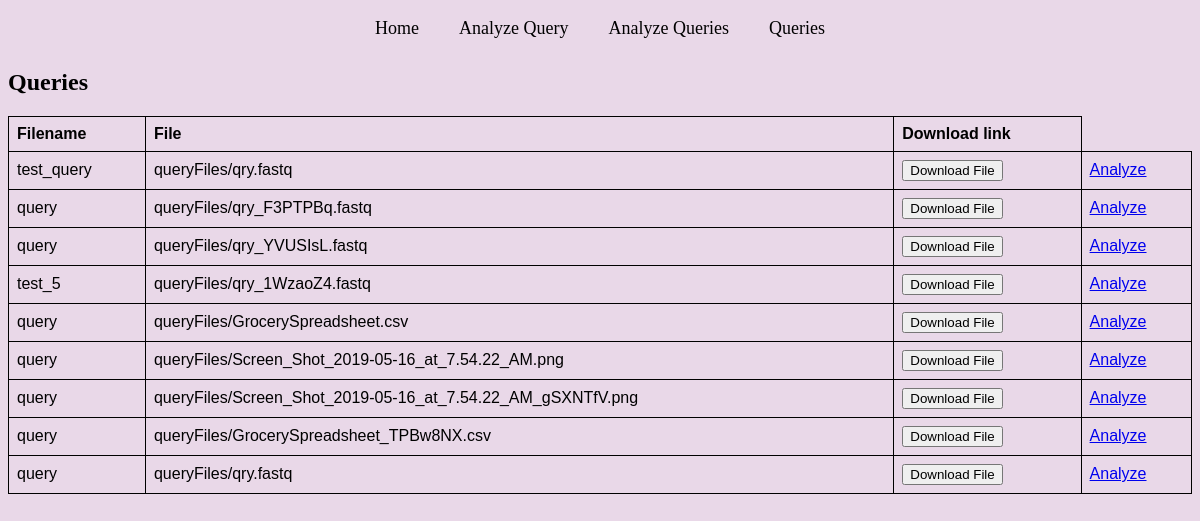
Before: /query/query_list/ with the older database file.
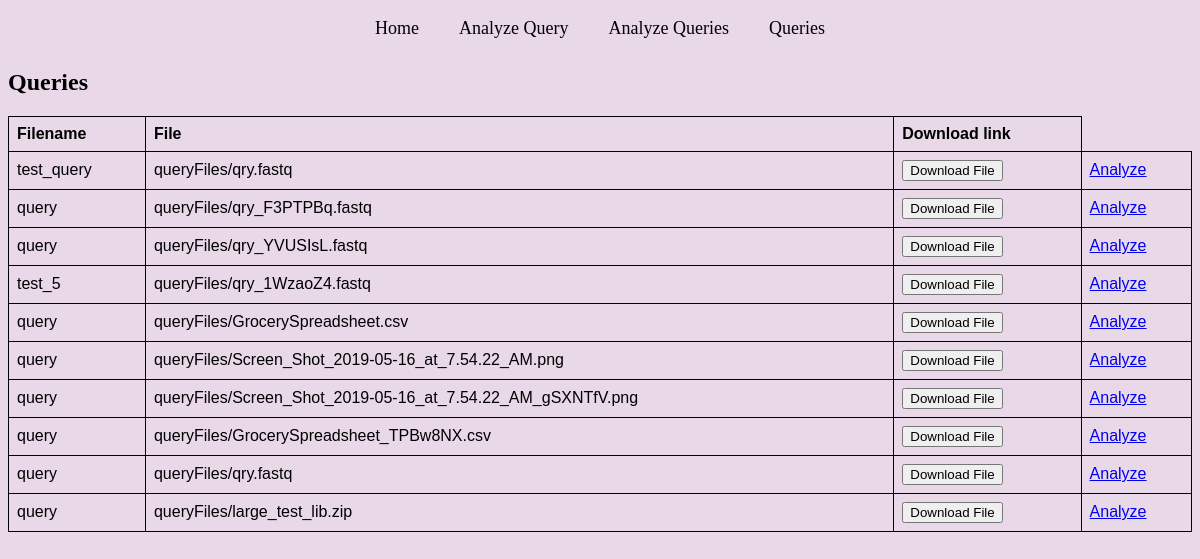
After: the same page with the newer database file.
### queries/models.py (models this page shows, shortened)
class Query(models.Model):
    fileName = models.CharField(max_length=100, default='query')
    queryFile = models.FileField(upload_to='queryFiles/', null=True, blank=True)
    query_collection = models.ForeignKey(Queries, on_delete=models.CASCADE, null=True)

### queries/views.py (the view)
# urls.py: path('query_list/', views.query_list, name='query_list'),
def query_list(request):
    queries = Query.objects.all()
    context = {
        'queries': queries,
        'empty': len(queries) == 0
    }
    return render(request, 'queries/query_list.html', context)

### queries/templates/queries/query_list.html
{% extends 'base.html' %}
{% block content %}
    {% if empty %}
        <h2>There are no queries.</h2>
    {% else %}
        <h2>Queries</h2>
        <table class="table">
            <thead>
            <tr>
                <th>Filename</th>
                <th>File</th>
                <th>Download link</th>
            </tr>
            </thead>
            <tbody>
                {% for query in queries %}
                <tr>
                    <td> {{ query.fileName }}</td>
                    <td> {{ query.queryFile }}</td>
                    <td>
                        <a href="{{ query.queryFile.url }}"><button>Download File</button></a>
                    </td>
                    <td>
                        <a href="{% url 'queries:analyze' query_id=query.id %}" target="_blank">
                            Analyze
                        </a>
                    </td>
                </tr>
                {% endfor %}
            </tbody>
        </table>
    {% endif %}
{% endblock %}

Changed rows visible on the page:
added Query: fileName "query", queryFile "queryFiles/large_test_lib.zip"
